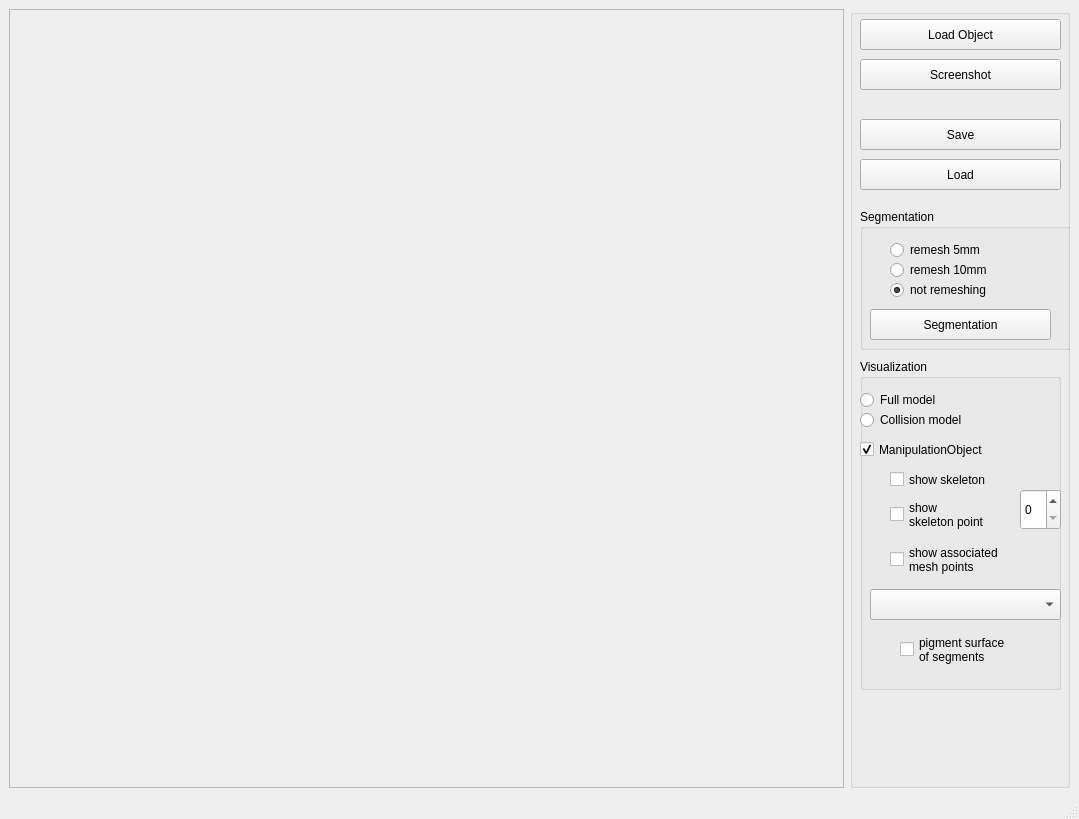
<?xml version="1.0" encoding="UTF-8"?>
<ui version="4.0">
 <class>SkeletonViewer</class>
 <widget class="QMainWindow" name="SkeletonViewer">
  <property name="geometry">
   <rect>
    <x>0</x>
    <y>0</y>
    <width>1079</width>
    <height>819</height>
   </rect>
  </property>
  <property name="windowTitle">
   <string>SimoxCGAL - SegmentedObject Viewer</string>
  </property>
  <widget class="QWidget" name="centralwidget">
   <layout class="QGridLayout" name="gridLayout">
    <item row="0" column="0">
     <widget class="QFrame" name="frameViewer">
      <property name="frameShape">
       <enum>QFrame::StyledPanel</enum>
      </property>
      <property name="frameShadow">
       <enum>QFrame::Raised</enum>
      </property>
     </widget>
    </item>
    <item row="0" column="1">
     <widget class="QGroupBox" name="groupBox">
      <property name="maximumSize">
       <size>
        <width>220</width>
        <height>16777215</height>
       </size>
      </property>
      <property name="title">
       <string/>
      </property>
      <widget class="QPushButton" name="pushButtonLoadObject">
       <property name="geometry">
        <rect>
         <x>10</x>
         <y>10</y>
         <width>201</width>
         <height>31</height>
        </rect>
       </property>
       <property name="text">
        <string>Load Object</string>
       </property>
      </widget>
      <widget class="QPushButton" name="pushButtonScreenshot">
       <property name="geometry">
        <rect>
         <x>10</x>
         <y>50</y>
         <width>201</width>
         <height>31</height>
        </rect>
       </property>
       <property name="text">
        <string>Screenshot</string>
       </property>
      </widget>
      <widget class="QPushButton" name="pushButtonSave">
       <property name="geometry">
        <rect>
         <x>10</x>
         <y>110</y>
         <width>201</width>
         <height>31</height>
        </rect>
       </property>
       <property name="text">
        <string>Save</string>
       </property>
      </widget>
      <widget class="QGroupBox" name="groupBoxVisualization">
       <property name="geometry">
        <rect>
         <x>10</x>
         <y>350</y>
         <width>201</width>
         <height>331</height>
        </rect>
       </property>
       <property name="title">
        <string>Visualization</string>
       </property>
       <widget class="QCheckBox" name="checkBoxManip">
        <property name="geometry">
         <rect>
          <x>0</x>
          <y>80</y>
          <width>171</width>
          <height>21</height>
         </rect>
        </property>
        <property name="text">
         <string>ManipulationObject</string>
        </property>
        <property name="checked">
         <bool>true</bool>
        </property>
       </widget>
       <widget class="QRadioButton" name="radioButtonFullModel">
        <property name="geometry">
         <rect>
          <x>0</x>
          <y>30</y>
          <width>161</width>
          <height>22</height>
         </rect>
        </property>
        <property name="text">
         <string>Full model</string>
        </property>
        <property name="checked">
         <bool>false</bool>
        </property>
       </widget>
       <widget class="QRadioButton" name="radioButtonColModel">
        <property name="geometry">
         <rect>
          <x>0</x>
          <y>50</y>
          <width>171</width>
          <height>22</height>
         </rect>
        </property>
        <property name="text">
         <string>Collision model</string>
        </property>
       </widget>
       <widget class="QCheckBox" name="checkBoxLines">
        <property name="geometry">
         <rect>
          <x>30</x>
          <y>180</y>
          <width>151</width>
          <height>41</height>
         </rect>
        </property>
        <property name="text">
         <string>show associated 
mesh points</string>
        </property>
        <property name="checked">
         <bool>false</bool>
        </property>
       </widget>
       <widget class="QCheckBox" name="checkBoxSkeleton">
        <property name="geometry">
         <rect>
          <x>30</x>
          <y>110</y>
          <width>171</width>
          <height>21</height>
         </rect>
        </property>
        <property name="text">
         <string>show skeleton</string>
        </property>
        <property name="checked">
         <bool>false</bool>
        </property>
       </widget>
       <widget class="QSpinBox" name="spinBoxSkeletonPoint">
        <property name="geometry">
         <rect>
          <x>160</x>
          <y>130</y>
          <width>41</width>
          <height>41</height>
         </rect>
        </property>
        <property name="maximum">
         <number>100000</number>
        </property>
       </widget>
       <widget class="QCheckBox" name="checkBoxSkeletonPoint">
        <property name="geometry">
         <rect>
          <x>30</x>
          <y>130</y>
          <width>131</width>
          <height>51</height>
         </rect>
        </property>
        <property name="text">
         <string>show 
skeleton point</string>
        </property>
        <property name="checked">
         <bool>false</bool>
        </property>
       </widget>
       <widget class="QComboBox" name="comboBoxSegmentation">
        <property name="geometry">
         <rect>
          <x>10</x>
          <y>230</y>
          <width>191</width>
          <height>31</height>
         </rect>
        </property>
       </widget>
       <widget class="QCheckBox" name="checkBoxSegment">
        <property name="geometry">
         <rect>
          <x>40</x>
          <y>270</y>
          <width>141</width>
          <height>41</height>
         </rect>
        </property>
        <property name="text">
         <string>pigment surface 
of segments</string>
        </property>
        <property name="checked">
         <bool>false</bool>
        </property>
       </widget>
      </widget>
      <widget class="QPushButton" name="pushButtonLoad">
       <property name="geometry">
        <rect>
         <x>10</x>
         <y>150</y>
         <width>201</width>
         <height>31</height>
        </rect>
       </property>
       <property name="text">
        <string>Load</string>
       </property>
      </widget>
      <widget class="QGroupBox" name="groupBoxSegmentation">
       <property name="geometry">
        <rect>
         <x>10</x>
         <y>200</y>
         <width>211</width>
         <height>141</height>
        </rect>
       </property>
       <property name="title">
        <string>Segmentation</string>
       </property>
       <widget class="QPushButton" name="pushButtonBuild">
        <property name="geometry">
         <rect>
          <x>10</x>
          <y>100</y>
          <width>181</width>
          <height>31</height>
         </rect>
        </property>
        <property name="text">
         <string>Segmentation</string>
        </property>
       </widget>
       <widget class="QRadioButton" name="pushButtonR5">
        <property name="geometry">
         <rect>
          <x>30</x>
          <y>50</y>
          <width>171</width>
          <height>22</height>
         </rect>
        </property>
        <property name="text">
         <string>remesh 10mm</string>
        </property>
       </widget>
       <widget class="QRadioButton" name="radioButtonR10">
        <property name="geometry">
         <rect>
          <x>30</x>
          <y>30</y>
          <width>161</width>
          <height>22</height>
         </rect>
        </property>
        <property name="text">
         <string>remesh 5mm</string>
        </property>
        <property name="checked">
         <bool>false</bool>
        </property>
       </widget>
       <widget class="QRadioButton" name="pushButtonRNone">
        <property name="geometry">
         <rect>
          <x>30</x>
          <y>70</y>
          <width>171</width>
          <height>22</height>
         </rect>
        </property>
        <property name="text">
         <string>not remeshing</string>
        </property>
        <property name="checked">
         <bool>true</bool>
        </property>
       </widget>
      </widget>
     </widget>
    </item>
   </layout>
  </widget>
  <widget class="QMenuBar" name="menubar">
   <property name="geometry">
    <rect>
     <x>0</x>
     <y>0</y>
     <width>1079</width>
     <height>25</height>
    </rect>
   </property>
  </widget>
  <widget class="QStatusBar" name="statusbar"/>
 </widget>
 <resources/>
 <connections/>
</ui>
